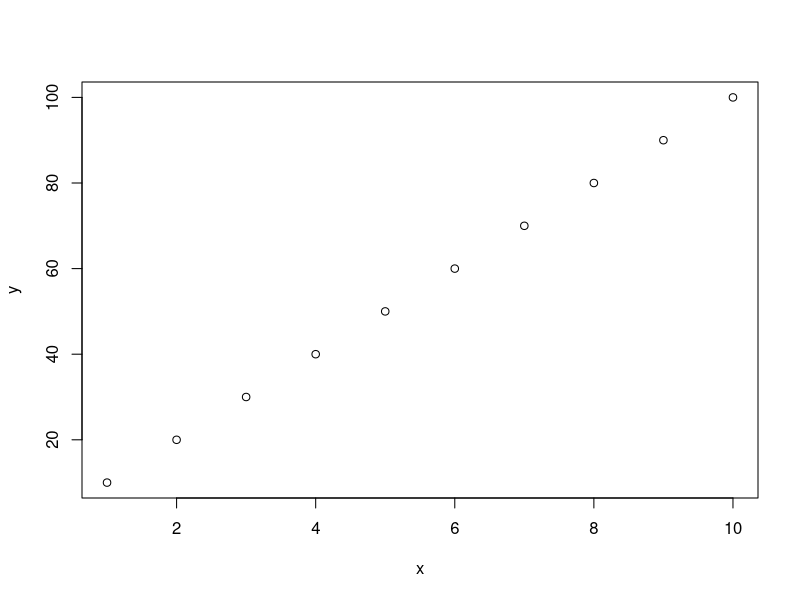

Write R code to recreate this figure.
## ---- chunk 1
#commands are separated by ; or a new line
library(dplyr); library(tidyr) #data manipulation
library(ggplot2) #data visualisation 
library(knitr) #to knit HMTL
## ---- chunk 2
x <- seq(1,10)
y <- x*10
plot(x,y)
## ---- chunk 3
grades <- read.csv("../data/grades.csv")
grades

#calculate GPA manually
sum(grades$grade_point * grades$credits) / sum(grades$credits) #element-wise multiplication of vectors

#create function instead
scorer <- function(gradepts, creds){ #inputs are vector objects
  sum(gradepts*creds) / sum(creds)
  }

#use function
scorer(grades$grade_point, grades$credits)
## ---- chunk 4
grades <- read.csv("../data/grades.csv")
grades$weightage <- 0 #add new col for weightage of each module

for(i in 1:nrow(grades)){ #iterate across each row (7 times)
  grades$weightage[i] <- grades$credits[i] / sum(grades$credits) #write
}

#note that you an also calculate directly without a loop (element-wise calculation of vectors)
#grades$weightage_manual <- grades$credits / sum(grades$credits)

grades
## ---- chunk 5
grades$pass <- 0 

for(i in 1:nrow(grades)){ #iterate across each row (7 times)
  
  if(grades$grade_point[i] >= 2){ #loop within loop
    grades$pass[i] <- "yes"
    } else {
      grades$pass[i] <- "no"
    }
}

grades
## ---- chunk 6
passchecker <- function(gradepts){ #vector input, not dataframe!
  
  results <- rep(0,length(gradepts)) #create empty results vector
  
  for(i in 1:length(gradepts)){ #iterate across length of 'gradepts'
    
    if(gradepts[i] >= 2){ 
      results[i] <- "yes"
      } else {
        results[i] <- "no"
      }
  } 
  results #remember to specify output
} 

grades$pass <- passchecker(grades$grade_point) #append as new column
## ---- chunk 7
#create a list of different types of R objects
a1 <- c("A","B") #char vector
a2 <- c(1,1,2,3,4,4) #numeric vector
a3 <- matrix(1, ncol=3, nrow=3) #matrix
mylist <- list(a1, a2, a3)

lapply(mylist, length) #apply length() function to list
## ---- chunk 8
1:10
## ---- chunk 9
x <- list(a=1, b=2, c=3)
x$b
